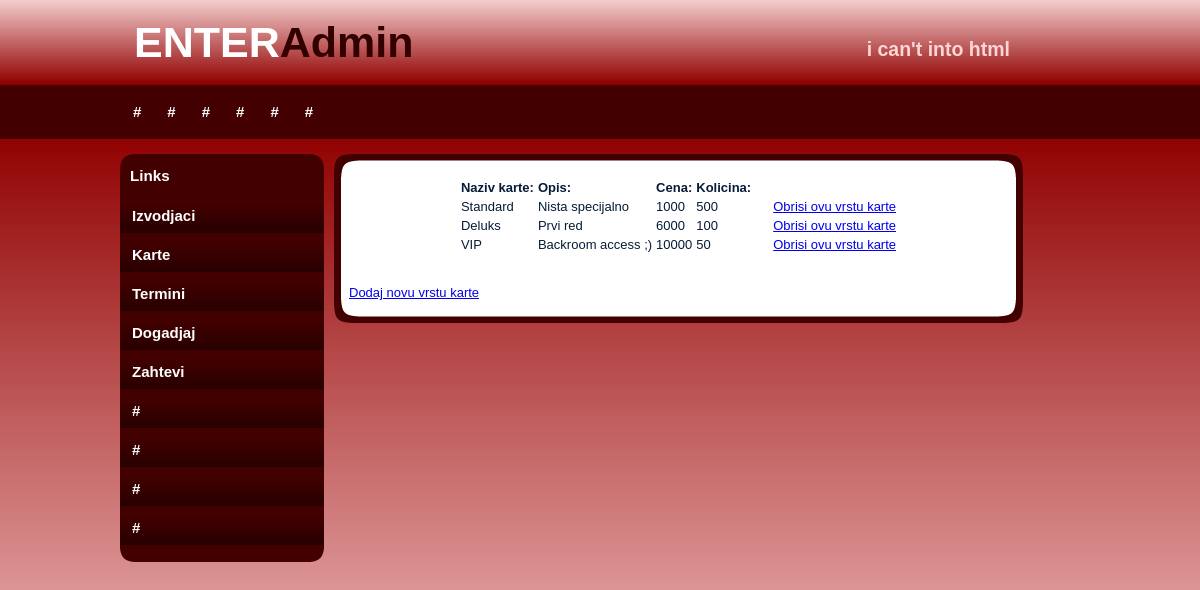
The page /enter_site/index.php/admin/pokaziKarte on the database its author committed.
### tables this page shows
CREATE TABLE IF NOT EXISTS `karta` (
  `kartaID` int(14) NOT NULL AUTO_INCREMENT,
  `naziv` varchar(30) NOT NULL,
  `opis` varchar(70) DEFAULT 'Odlicna ponuda!',
  `cena` float NOT NULL,
  `kolicina` int(20) NOT NULL,
  PRIMARY KEY (`kartaID`),
  UNIQUE KEY `naziv` (`naziv`)
);

### enter_site/application/controllers/Admin.php (called while the page is built, shortened)
<?php
class Admin extends CI_Controller{
    public function __construct() {
        $this->load->model("ModelIzvodjac");
        $this->load->model("ModelKarta");
        $this->load->model("ModelTermin");
        $this->load->model("ModelDogadjaj");
        $this->load->library("session");
    }
    public function pokaziKarte(){
        $karte = $this->ModelKarta->dohvatiKarte();
        $naredba = "karte";
        $this->load->view("admin/slickred/index.php",  array('karte'=>$karte,'naredba'=>"karte"));
    }
}

### enter_site/index.php (called while the page is built, shortened)
<?php
require_once BASEPATH.'core/CodeIgniter.php';

### enter_site/application/models/ModelKarta.php (called while the page is built, shortened)
<?php
class ModelKarta extends CI_Model{
     public function dohvatiKarte(){
        $query = $this->db->get('karta');
        $result = $query->result();
        return $result;
    }
}

### enter_site/application/views/admin/slickred/index.php (the view, shortened to what this page needs)
<!DOCTYPE html PUBLIC "-//W3C//DTD XHTML 1.0 Transitional//EN" "http://www.w3.org/TR/xhtml1/DTD/xhtml1-transitional.dtd">
<html xmlns="http://www.w3.org/1999/xhtml">
<head>
</head>
<body>
<div id="container">
		<div id="header">
        	<h1>ENTER<span class="off">Admin</span></h1>
            <h2>i can't into html</h2>
        </div>
        <div id="menu">
        	<ul>
            	<li class="menuitem"><a href="#">#</a></li>
                <li class="menuitem"><a href="#">#</a></li>
                <li class="menuitem"><a href="#">#</a></li>
                <li class="menuitem"><a href="#">#</a></li>
                <li class="menuitem"><a href="#">#</a></li>
              <li class="menuitem"><a href="#">#</a></li>
            </ul>
        </div>
        <div id="leftmenu">
        <div id="leftmenu_top"></div>
				<div id="leftmenu_main">
                <h3>Links</h3>
                <ul>
                    <li><a href="<?php echo site_url("Admin/pokaziIzvodjace"); ?>">Izvodjaci</a></li>
                    <li><a href="<?php echo site_url("Admin/pokaziKarte"); ?>">Karte</a></li>
                    <li><a href="<?php echo site_url("Admin/pokaziTermine"); ?>">Termini</a></li>
                    <li><a href="<?php echo site_url("Admin/pokaziPotvrdjene"); ?>">Dogadjaj</a></li>
                    <li><a href="<?php echo site_url("Admin/pokaziZahteve"); ?>">Zahtevi</a></li>
                    <li><a href="#">#</a></li>
                    <li><a href="#">#</a></li>
                    <li><a href="#">#</a></li>
                    <li><a href="#">#</a></li>
                </ul>
</div>
              <div id="leftmenu_bottom"></div>
        </div>
		<div id="content">
        <div id="content_top"></div>
        <div id="content_main">
        	<?php
                    if ($naredba == "izvodjaci"){
                        echo "<table> <tr><th>Izvodjaci:</th></tr>";
                        foreach ($izvodjaci as $izvodjac) {
                            echo "<tr><td>".$izvodjac->username."</td><td>".$izvodjac->ime."</td><td> ".$izvodjac->prezime."</td><td>".$izvodjac->email."</td> "
                                    . "<td> &nbsp;&nbsp;&nbsp;&nbsp; <a href=\" ". site_url("Admin/obrisiIzvodjaca/".$izvodjac->username). "\">Obrisi ovog izvodjaca</a> </td> </tr>";
                        }
                        echo "</table><br><br>";
                        echo "<a href=\" ". site_url("Admin/dodajIzv"). "\">Dodaj novog izvodjaca</a>";
                    }
                    elseif($naredba == "pocetna"){
                        echo "Hola Mr. Admin!";
                    }
                    elseif($naredba == "karte"){
                        echo "<table> <tr><th>Naziv karte:</th><th>Opis:</th><th>Cena:</th><th>Kolicina:</th></tr>";
                        foreach ($karte as $karta) {
                            echo "<tr><td>".$karta->naziv."</td><td>".$karta->opis."</td><td> ".$karta->cena."</td><td>".$karta->kolicina."</td> "
                                    . "<td> &nbsp;&nbsp;&nbsp;&nbsp; <a href=\" ". site_url("Admin/obrisiKartu/".$karta->kartaID). "\">Obrisi ovu vrstu karte</a> </td> </tr>";
                        }
                        echo "</table><br><br>";
                        echo "<a href=\" ". site_url("Admin/dodajKar"). "\">Dodaj novu vrstu karte</a>";
                    }
                ?>
        </div>
        <div id="content_bottom"></div>
      </div>
   </div>
</body>
</html>

### rows shown on the page
karta: naziv "Standard", opis "Nista specijalno", cena "1000", kolicina "500"
karta: naziv "Deluks", opis "Prvi red", cena "6000", kolicina "100"
karta: naziv "VIP", opis "Backroom access ;)", cena "10000", kolicina "50"
